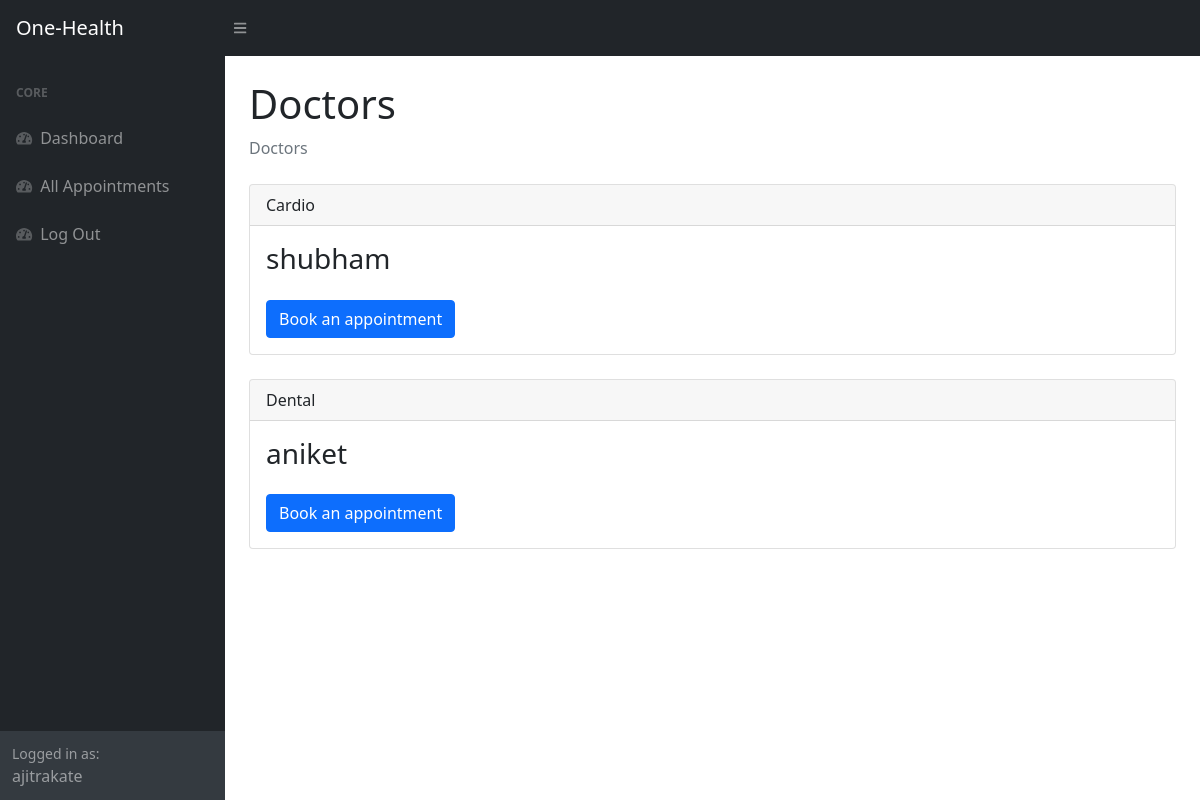
The app's page /dashboard/doctors (signed in) with its own data.
### myapp/models.py (models this page shows, shortened)
class User(AbstractUser):
    is_patient = models.BooleanField(default=False)
    is_doctor = models.BooleanField(default=False)

class Doctor(models.Model):
    user = models.OneToOneField(User, on_delete=models.CASCADE, primary_key=True)
    specialization = models.CharField(max_length=100)

### myapp/views.py (the view)
# urls.py: path('dashboard/doctors', dashDoctors, name='dashDoctors'),
@login_required
def dashDoctors(request):
    doctors = Doctor.objects.all()
    param = {'doctors': doctors}
    for doctor in doctors:
        print(doctor.specialization)
    return render(request, 'dashDoctors.html', param)

### templates/dashDoctors.html
{% extends 'base.html' %}
{% load static %}
{% block body %}
<div id="layoutSidenav_content">
    <main>
        <div class="container-fluid px-4">
            <h1 class="mt-4">Doctors</h1>
            <ol class="breadcrumb mb-4">
                <li class="breadcrumb-item active">Doctors</li>
            </ol>
        </div>
        {% for doctor in doctors %}
        <div class="card m-4">
            <div class="card-header">
                {{doctor.specialization}}
            </div>
            <div class="card-body">
              <h3 class="card-title mb-4">{{doctor.user.username}}</h3>
              <a href="{% url 'bookAppointment' doctor.pk %}" class="btn btn-primary">Book an appointment</a>
            </div>
        </div>
        {% endfor %}
    </main>
</div>
{% endblock body %}

### templates/base.html (shortened to what this page needs)
{% load static %}
<!DOCTYPE html>
<html lang="en">
    <head>
        <link href="https://cdn.jsdelivr.net/npm/simple-datatables@latest/dist/style.css" rel="stylesheet" />
        <link href={% static "dashboard/css/styles.css" %} rel="stylesheet" />
    </head>
    <body class="sb-nav-fixed">
        <nav class="sb-topnav navbar navbar-expand navbar-dark bg-dark">
            <a class="navbar-brand ps-3" href="index.html">One-Health</a>
            <button class="btn btn-link btn-sm order-1 order-lg-0 me-4 me-lg-0" id="sidebarToggle" href="#!"><i class="fas fa-bars"></i></button>
        </nav>
        <div id="layoutSidenav">
            <div id="layoutSidenav_nav">
                <nav class="sb-sidenav accordion sb-sidenav-dark" id="sidenavAccordion">
                    <div class="sb-sidenav-menu">
                        <div class="nav">
                            <div class="sb-sidenav-menu-heading">Core</div>
                            <a class="nav-link {% if request.resolver_match.url_name == "dashboard" %}active{% endif %}" href={% url 'dashboard' %}>
                                <div class="sb-nav-link-icon "><i class="fas fa-tachometer-alt"></i></div>
                                Dashboard
                            </a>
                            <a class="nav-link {% if request.resolver_match.url_name == "all" %}active{% endif %}" href={% url 'all' %}>
                                <div class="sb-nav-link-icon"><i class="fas fa-tachometer-alt"></i></div>
                                All Appointments
                            </a>
                            <a class="nav-link" href={% url 'logout' %}>
                                <div class="sb-nav-link-icon"><i class="fas fa-tachometer-alt"></i></div>
                                Log Out
                        </div>
                    </div>
                    <div class="sb-sidenav-footer">
                        <div class="small">Logged in as:</div>
                        {{user.username}}
                    </div>
                </nav>
            </div>
        {% block body%} {% endblock body%}
        </div>
    </body>
</html>

### records on screen
User: username "ajitrakate"
Doctor: specialization "Cardio", user.username "shubham"
Doctor: specialization "Dental", user.username "aniket"
